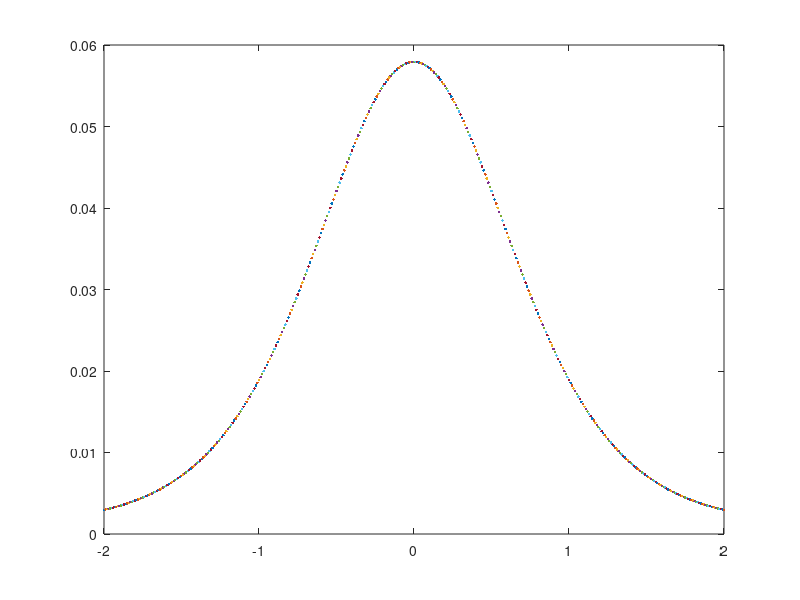

MATLAB code to generate this figure:

function PHENIXridge4
    
    
    for phi = -2:0.01:2

    q = 0.8;
    mpi = 0.13957;
    TMP = 0.5;
    etajet = 0 ;
    Aridge = 0.058/4.8 ;
    fRNK = 3;
    fJ = 0.82;
    ma = 1.1;
    md = 1;
    a = 0.5;
    sigmapizero = 0.5;
    snn = 200;

    mN = 0.93957;
    
    yb = acosh(snn/(2*mN));
    
    [pt,deta] = meshgrid(3:0.01:4,-2:0.01:2);
    
    eta = deta + etajet;

    pf1 = pt .* cos(phi);
    pf2 = pt .* sin(phi);
    pf3 = pt .* sinh(eta);
    
    pi1 = pf1 - q/cosh(etajet);
    pi2 = pf2;
    pi3 = pf3 - q*sinh(etajet)/cosh(etajet);
    
    Ef = sqrt(pf1.^2 + pf2.^2 + pf3.^2 + mpi^2);
    Ei = sqrt(pi1.^2 + pi2.^2 + pi3.^2 + mpi^2);
    
    yf = log((Ef + pf3)./(Ef - pf3))./2;
    yi = log((Ei + pi3)./(Ei - pi3))./2;
    
    mtf = sqrt(mpi^2 + pf1.^2 + pf2.^2);
    mti = sqrt(mpi^2 + pi1.^2 + pi2.^2);
  
    pft = sqrt(pf1.^2 + pf2.^2);
    pit = sqrt(pi1.^2 + pi2.^2);
    
    x = sqrt(mpi^2 + pit.^2) .* exp(abs(yi) - yb) ./mpi ;
    
    etaf = log((sqrt(pf1.^2 + pf2.^2 + pf3.^2) + pf3)./((sqrt(pf1.^2 + pf2.^2 + pf3.^2) - pf3)));
    etai = log((sqrt(pi1.^2 + pi2.^2 + pi3.^2) + pi3)./((sqrt(pi1.^2 + pi2.^2 + pi3.^2) - pi3)));

    NJF = 0.15 + 0.1 * pt;
    TJF = 0.19 + 0.06 * pt;
    
    sigmapi = sigmapizero * ma ./(sqrt(ma^2 + pt.^2));
    
    
    Nridge =  fRNK * 2/3 * Aridge * (1 - x).^a .* exp(-sqrt(mpi^2 + pit.^2)/TMP)./(sqrt(md^2 + pit.^2)) .*  Ef./Ei .* sqrt(1 - mpi^2./(mtf.^2 .* (cosh(yf)).^2));
    
    Njet = fJ * NJF .* exp((mpi - sqrt((mpi^2 + pt.^2))) ./ TJF) ./(TJF .* (mpi + TJF)) .* exp(-(phi^2 + deta.^2) ./ (2 * sigmapi.^2)) ./ (2 * pi * sigmapi.^2);
    
    

    Nridgei = Nridge .* pt;
    
    iNridge = sum(Nridgei(:) * 0.01) ;

    N = iNridge ;
    
    plot(phi, N)
    
    hold all
    
    end

    

    
    
end